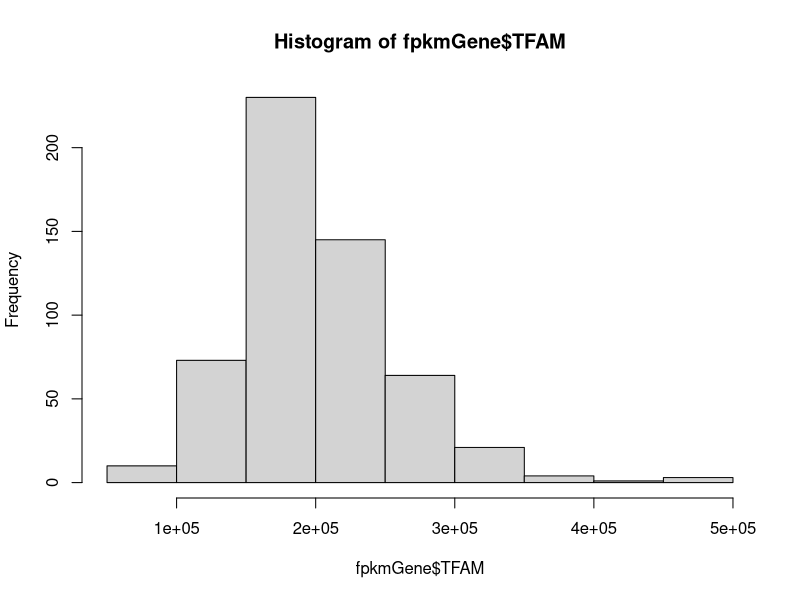
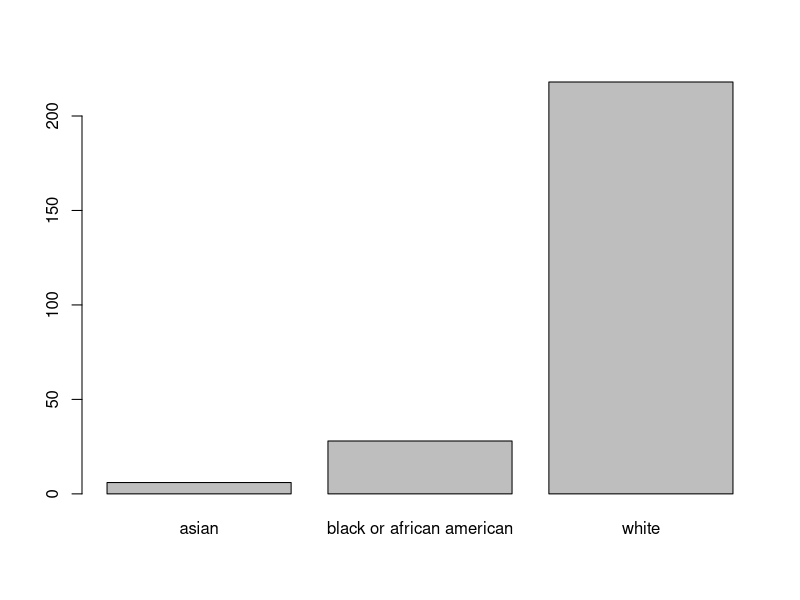

The R source for these figures, in order: (Note: this script raises an error after producing the figures.)
# analyzing expression data from TCGA 

# load packages
library(dplyr)
library(ggplot2)

# read in saved data
fpkmGene <- read.table("targetGenePca.csv")
# force race and Gleason to factor
fpkmGene$race <- as.factor(fpkmGene$race)
fpkmGene$subtype_Reviewed_Gleason_sum <- as.factor(fpkmGene$subtype_Reviewed_Gleason_sum)  

## visualizing data distribution
hist(fpkmGene$TFAM)
plot(fpkmGene$race)
plot(fpkmGene$morphology)
plot(fpkmGene$shortLetterCode)
plot(fpkmGene$subtype_Tumor_cellularity_pathology)
plot(fpkmGene$subtype_Reviewed_Gleason)
plot(fpkmGene$subtype_Reviewed_Gleason_category)
plot(fpkmGene$subtype_Reviewed_Gleason_sum)

## statistical testing

# does gene expression differ between normal and prostate? (unpaired)
normVcancer <- filter(fpkmGene, shortLetterCode != "TM") # remove metastasis
# TFAM unpaired, all data
t.test(TFAM ~ shortLetterCode, data = normVcancer) # p=0.2191
table(normVcancer$shortLetterCode) # 52 normal, 498 tumor
ggplot(normVcancer, aes(shortLetterCode, TFAM)) + 
  geom_boxplot() +
  ylab("TFAM expression") +
  xlab("tissue type (unpaired)") +
  scale_x_discrete(labels=c("NT" = "normal", "TP" = "tumor")) +
  geom_boxplot() +
  theme_bw() + 
  theme(axis.text=element_text(size=12), axis.title = element_text(size=12))
ggsave("figures/TFAMunpaired.jpg")

# does gene expression differ between normal and prostate? (paired)
normID <- normVcancer %>% # list normal samples
  filter(shortLetterCode == "NT") %>%
  select(bcr_patient_barcode)
normVcancerPaired <- normVcancer %>%
  filter(bcr_patient_barcode %in%
           normID$bcr_patient_barcode)
# three samples (remove one): TCGA-HC-7740, TCGA-HC-8258
filter(normVcancerPaired, patient == "TCGA-HC-7740")
grep("TCGA-HC-7740", normVcancerPaired$patient) # 5 (tumor) 11 (tumor missing metadata) 89 (normal)
filter(normVcancerPaired, patient == "TCGA-HC-8258")
grep("TCGA-HC-8258", normVcancerPaired$patient) # 10 (tumor) 60 (tumor missing metadata) 91 (normal)
# remove extra samples
normVcancerPaired <- normVcancerPaired[-c(11, 60),]
# summarize sample counts
table(normVcancerPaired$shortLetterCode) # 52 NT, 52 TP
# TFAM paired
t.test(TFAM ~ shortLetterCode, data = normVcancerPaired, paired=TRUE) # p=0.0009166
t.test(TFAM ~ shortLetterCode, data = normVcancerPaired) # p=0.0008068
ggplot(normVcancerPaired, aes(shortLetterCode, TFAM)) + 
  ylab("TFAM expression") +
  xlab("tissue type (paired samples)") +
  scale_x_discrete(labels=c("NT" = "normal", "TP" = "tumor")) +
  geom_boxplot() +
  theme_bw() + 
  theme(axis.text=element_text(size=12), axis.title = element_text(size=12))
ggsave("figures/TFAMpaired.jpg")

# does gene expression differ between white and AA?
whiteVaa <- fpkmGene %>%
  filter(!is.na(fpkmGene$race)) %>% # remove missing data
  filter(race != "asian") %>% # remove asian
  filter(shortLetterCode == "TP") # only tumor
table(whiteVaa$race) # 23 AA, 175 white
# TFAM and race
t.test(TFAM ~ race, data=whiteVaa) # p=0.3886
ggplot(whiteVaa, aes(race, TFAM)) + 
  ylab("TFAM expression") +
  xlab("race") +
  geom_boxplot() +
  theme_bw() +
  theme(axis.text=element_text(size=12), axis.title = element_text(size=12))
ggsave("figures/TFAMrace.jpg")

# is gene expression higher in deceased individuals?
vital <- fpkmGene %>%
  filter(shortLetterCode == "TP")
table(vital$vital_status) # 488 alive, 10 dead (all dead are tumor)
# TFAM and vital status 
t.test(TFAM ~ vital_status, data=vital) # p=0.2257
ggplot(vital, aes(vital_status, TFAM)) + 
  ylab("TFAM expression") +
  xlab("vital status") +
  geom_boxplot() +
  theme_bw() +
  theme(axis.text=element_text(size=12), axis.title = element_text(size=12))
ggsave("figures/TFAMvital.jpg")

# is gene expression related to tumor progression?
gleason <- fpkmGene %>%
  filter(!is.na(subtype_Reviewed_Gleason_sum))
# summarize counts
table(gleason$subtype_Reviewed_Gleason_sum) # 6=62, 7=172, 8=44, 9=41, 10=1 person
table(gleason$subtype_Reviewed_Gleason)
table(gleason$morphology)
# TFAM 
summary(aov(TFAM ~ subtype_Reviewed_Gleason_sum, dat=gleason)) #p=0.000164
ggplot(gleason, aes(subtype_Reviewed_Gleason_sum, TFAM)) + 
  ylab("TFAM expression") +
  xlab("Gleason score") +
  geom_boxplot() +
  theme_bw() +
  theme(axis.text=element_text(size=12), axis.title = element_text(size=12))
ggsave("figures/TFAM_GleasonSum.jpg")
summary(aov(TFAM ~ subtype_Reviewed_Gleason, dat=gleason)) #p=0.0105
ggplot(gleason, aes(subtype_Reviewed_Gleason, TFAM)) + 
  ylab("TFAM expression") +
  xlab("Gleason score") +
  geom_boxplot() +
  theme_bw() +
  theme(axis.text=element_text(size=12), axis.title = element_text(size=12))
ggsave("figures/TFAM_Gleason.jpg")
summary(aov(TFAM ~ morphology, dat=gleason)) #p=1.09e-07
ggplot(gleason, aes(morphology, TFAM)) + 
  geom_boxplot()
summary(aov(TFAM ~ subtype_Tumor_cellularity_pathology, dat=gleason)) #p=0.00391
ggplot(gleason, aes(subtype_Tumor_cellularity_pathology, TFAM)) + 
  geom_boxplot()
summary(aov(TFAM ~ subtype_Subtype, dat=gleason)) #p=0.818
ggplot(gleason, aes(subtype_Subtype, TFAM)) + 
  geom_boxplot()
summary(aov(TFAM ~ subtype_Residual_tumor, dat=gleason)) #p=0.313; should remove NA
ggplot(gleason, aes(subtype_Residual_tumor, TFAM)) + 
  geom_boxplot()
summary(aov(TFAM ~ subtype_SCNA_cluster, dat=gleason)) #p=0.000859
ggplot(gleason, aes(subtype_SCNA_cluster, TFAM)) + 
  geom_boxplot()

## TFAM
# ETV1, ETV4
